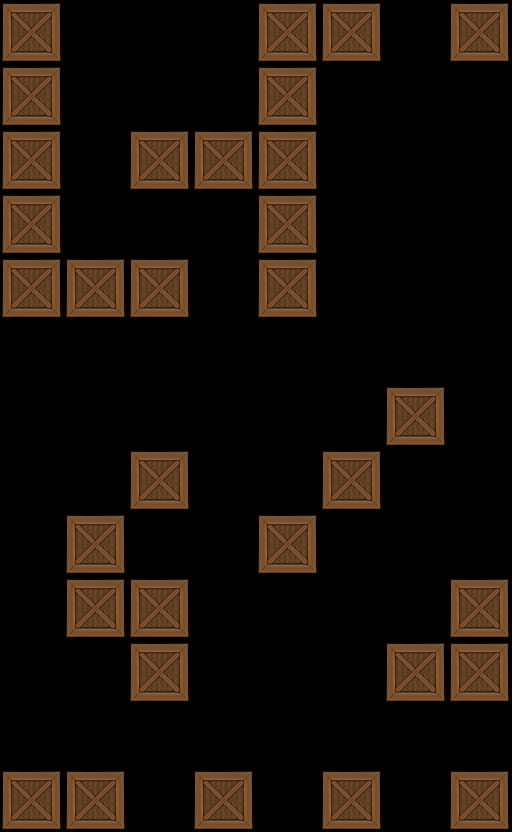

Tiled map render using the project's own tile images. Description and the map definition, with tile-layer contents summarised, below:
An orthogonal 8x13 tile map with 64x64 px tiles, 1 tile layer (Tile Layer 1).

<map version="1.0" orientation="orthogonal" width="8" height="13" tilewidth="64" tileheight="64">
 <tileset firstgid="1" name="crate" tilewidth="64" tileheight="64">
  <image source="../../crate.png" width="64" height="64" />
 </tileset>
 <layer name="Tile Layer 1" width="8" height="13">
  <data>[104 cells, 32 non-empty, 1 distinct tile ids]</data>
 </layer>
</map>
